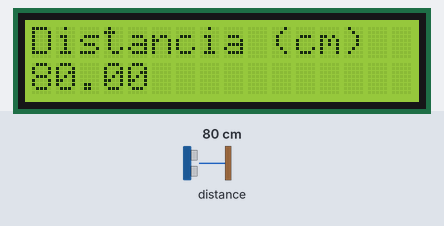
This sketch was run on a simulated Arduino Uno, built with avr-gcc and run on an emulated ATmega328P. Shown: 16×2 character LCD. The test bench sets the inputs (shaded band); at power-on: distance to the obstacle 80 cm. What the sketch prints to the serial monitor is not drawn.

Above: at 6.2 s.
6.3 s: distance to the obstacle set to 2 cm
At 8.0 s:
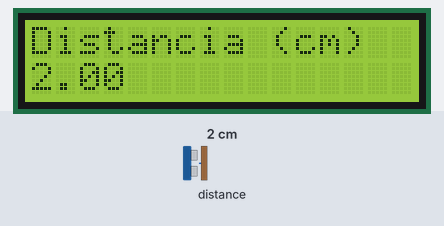
9.7 s: distance to the obstacle set to 4 cm
At 11.2 s:
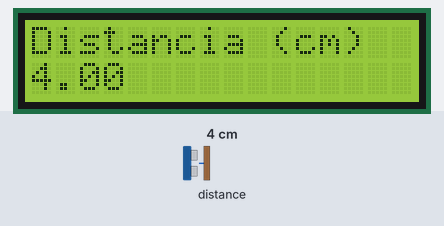
12.9 s: distance to the obstacle set to 9 cm
At 14.0 s:
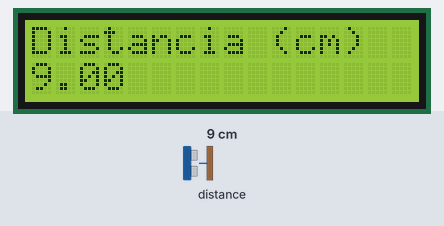
Timing chart, 0 to 15.9 s (numbered marks = the images above; inputs shaded):
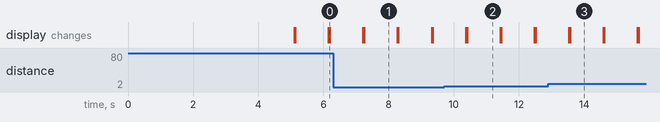

Measured:
- after the input at 6.3 s, the display: first differs from a run without the input after 0.95 s (image 1)
- after the input at 9.7 s, the display: first differs from a run without the input after 0.71 s (image 2)
- after the input at 12.9 s, the display: first differs from a run without the input after 0.67 s (image 3)
- what the display in image 1 shows lasts 1.1 s, from 7.2 s to 8.3 s

The sketch:

codigofonte-potenciometro.ino
```cpp
#include "Adafruit_VL53L0X.h"

#include <Wire.h>
#include <LiquidCrystal_I2C.h>

// DEFINIÇÕES
#define endereco  0x27 // Endereços comuns: 0x27, 0x3F
#define colunas   16
#define linhas    2

Adafruit_VL53L0X lox = Adafruit_VL53L0X();
LiquidCrystal_I2C lcd(endereco, colunas, linhas);

float distancia = 0.0;

void setup() {
  Serial.begin(9600);

  // wait until serial port opens for native USB devices
  while (! Serial) {
    delay(1);
  }

  Serial.println("Adafruit VL53L0X test.");
  if (!lox.begin()) {
    Serial.println(F("Failed to boot VL53L0X"));
    while(1);
  }
  // power
  Serial.println(F("VL53L0X API Continuous Ranging example\n\n"));

  // start continuous ranging
  lox.startRangeContinuous();

  lcd.init(); // INICIA A COMUNICAÇÃO COM O DISPLAY
  lcd.backlight(); // LIGA A ILUMINAÇÃO DO DISPLAY
  lcd.clear(); // LIMPA O DISPLAY

  lcd.print("- Vamos medir! -");
  delay(5000); // DELAY DE 5 SEGUNDOS
}

void loop() {
  if (lox.isRangeComplete()) {
    lcd.clear();
    lcd.print("Distancia (cm)");
    distancia = (float)lox.readRange() / 10;
    lcd.setCursor(0, 1); // POSICIONA O CURSOR NA PRIMEIRA COLUNA DA LINHA 2
    lcd.print(distancia);
    // Serial.print("Distance in mm: ");
    // Serial.println(lox.readRange());
    delay(1000);
  }
}
```
